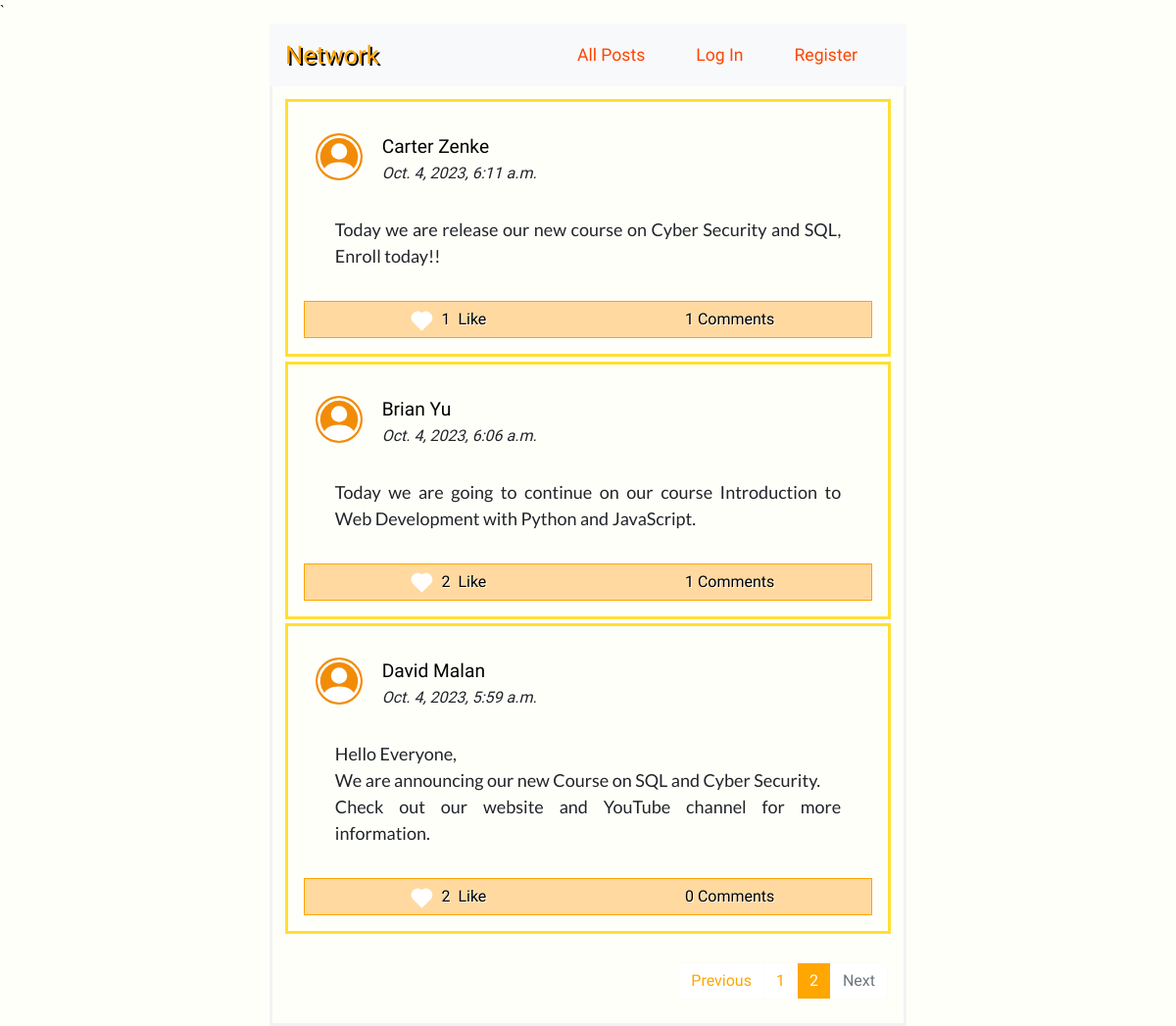
Screenshot of /?page=2 with the database file from the repository.
### network/models.py (models this page shows)
class Post(models.Model):
    user = models.ForeignKey(User, on_delete=models.CASCADE, related_name='poster')
    post = models.TextField()
    date = models.DateTimeField(auto_now_add=True)
    like = models.ManyToManyField(User, blank=True, related_name='like')
    comment = models.ManyToManyField(Comment, blank=True, related_name="post")

class User(AbstractUser):
    followers = models.ManyToManyField("self", blank=True, symmetrical=False, related_name="following")

### network/views.py (the view)
# urls.py: path("", views.index, name="index"),
def index(request):
    p = Paginator(Post.objects.all().order_by('-date'), 10)
    page = request.GET.get("page")
    posts = p.get_page(page)
    return render(request, "network/index.html", {
        "new_post": NewPost(),
        "posts": posts,
    })

### network/templates/network/index.html (shortened to what this page needs)
{% extends "network/layout.html" %}

### network/templates/network/layout.html (shortened to what this page needs)
{% load static %}
<!DOCTYPE html>
<html lang="en">
    <head>
        <link href="https://cdn.jsdelivr.net/npm/bootstrap@5.3.1/dist/css/bootstrap.min.css" rel="stylesheet">
        <link rel="stylesheet" href="https://stackpath.bootstrapcdn.com/bootstrap/4.4.1/css/bootstrap.min.css">
        <link href="{% static 'network/styles.css' %}" rel="stylesheet">
    </head>
    <body>
        <div class="network" >
        <nav class="navbar navbar-expand-lg navbar-light bg-light">
            <a class="navbar-brand" href="{% url 'index' %}">Network</a>
            <ul class="navbar-nav mr-auto nav-bar-network">
            <li class="nav-item">
              <a class="nav-link" href="{% url 'index' %}">All Posts</a>
            </li>
            {% if user.is_authenticated %}
                <li class="nav-item following">
                    <a class="nav-link" href="{% url 'following' %}">Following</a>
                </li>
                <li class="nav-item">
                    <a class="nav-link" href="{% url 'logout' %}">Log Out</a>
                </li>
            {% else %}
                <li class="nav-item">
                    <a class="nav-link" href="{% url 'login' %}">Log In</a>
                </li>
                <li class="nav-item">
                    <a class="nav-link" href="{% url 'register' %}">Register</a>
                </li>
            {% endif %}
          </ul>
        </nav>
        </div>
        <div class="body">
        <div class="main">
        <div class="middle-everything">
            {% for post in posts %}
            <div class="posts">
                <div class="username">
                    <div class="user-icon">
                    </div>
                    <div class="user-username">
                        <a  href="{% url 'profile_page' post.user %}" class="hyper-link-user">{{ post.user.first_name }} {{ post.user.last_name }} </a>
                        <div><i>{{ post.date  }}</i> </div>
                    </div>
                </div>
                <div class="post-content">
                    {{ post.post|linebreaksbr }}
                </div>
                <div class="post-info">
                    <div>
                        <div class="span-like">
                            {% if user in post.like.all %}
                                <div class="liked heart" data-post_id="{{post.id}}" data-liked="True" class="not-liked like" > </div>
                            {% else %}
                                <div class="not-liked heart" data-post_id="{{post.id}}" data-liked="False" class="not-liked like">  </div>
                            {% endif %}
                        </div> &nbsp;<span data-post_id="{{post.id}}" class="like-number numbers"> {{ post.like.all.count }} </span> &nbsp;
                        Like
                    </div>
                    <div class="comments"> <span class="numbers"> {{ post.comment.all.count }}</span>&nbsp;Comments</div>
                </div>
            </div>
            {% endfor %}
        <br>
        {% if posts.paginator.num_pages > 1  %}
        <nav aria-label="..">
            <ul class="pagination justify-content-end">
            {% if posts.has_previous%}
                <li class="page-item ">
                <a class="page-link" href="?page={{ posts.previous_page_number }}" tabindex="-1" aria-disabled="true">Previous</a>
                </li>
            {% else %}
            <li class="page-item disabled">
                <a class="page-link" href="#" tabindex="-1" aria-disabled="true">Previous</a>
                </li>
            {% endif %}
            {% for  page in posts.paginator.page_range %}
                {% if page == posts.number %}
                <li class="page-item active">
                    <a id="active" class="page-link" href="?page={{ page }}"> {{page}} </a>
                </li>
                {% elif page > posts.number|add:'-3' and page < posts.number|add:'3' %}
                <li class="page-item"><a class="page-link" href="?page={{ page }}">{{ page }}</a></li>
                {% endif %}
            {% endfor %}
                {% if posts.has_next %}
                <li class="page-item ">
                <a class="page-link" href="?page={{ posts.next_page_number }}">Next</a>
                </li>
                {% else %}
                <li class="page-item disabled">
                <a class="page-link" href="#">Next</a>
                </li>
                {% endif %}
            </ul>
            </nav>
            {% endif %}
        </div>
        </div>
        </div>
    </body>
</html>

### network/static/network/styles.css (style rules this page uses)
:root { --bg-button: rgba(255, 166, 0, 0.75); --bg-button-hover: rgb(255, 166, 0); --bg-post-hover: rgb(255, 252, 245); }
body { margin: 0; font-family: 'Gabarito', cursive; background: rgb(255, 255, 250); }
.middle-everything { width: 100%; }
.span-like { border: .001rem solid transparent; display: flex; justify-content: center; align-items: center; width: 2rem; height: 1rem; padding: 17px 1px 13px 1px; margin: 0; position: relative; border-radius: 50%; cursor: pointer; }
.heart { width: .8rem; height: .8rem; background-color: white; position: absolute; transform: rotate(45deg); transition: background-color 1s ease; }
.heart::before { content: ""; width: inherit; height: inherit; background-color: inherit; position: absolute; right: 0%; bottom: 50%; border-radius: 50%; }
.heart::after { content: ""; width: inherit; height: inherit; background-color: inherit ; position: absolute; border-radius: 50%; bottom: 0%; left: -50%; }
.not-liked { background-color: white; }
.pagination { margin-right: .5rem; }
.page-link { background-color: white; color: var(--bg-button-hover); border-color: var(--bg-post-hover) !important; }
.active > #active { background-color: var(--bg-button); border-color: var(--bg-post-hover); }
.active > #active { background-color: var(--bg-button-hover); }
@media only screen and (min-width: 600px) { .network { justify-content: center; position: sticky; z-index: 333; top: 0; right: 0; margin: 0; width: auto; margin: auto; min-width: 600px; max-width: 650px; } }
@media only screen and (min-width: 600px) { .navbar > a { color: orange !important; text-shadow: 2px 2px black; font-size: 1.6rem; } }
@media only screen and (min-width: 600px) { .nav-bar-network > li > a { color: orangered !important; font-size: 1.1rem; } }
@media only screen and (min-width: 600px) { .nav-bar-network > li { border: 2px solid transparent; padding: 0 .5rem; transition: border-radius, 300ms ease-in; } }
@media only screen and (min-width: 600px) { .navbar { display: flex; justify-content: space-between; } }
@media only screen and (min-width: 600px) { .navbar > * { margin: 0 !important; } }
@media only screen and (min-width: 600px) { .nav-bar-network { display: grid; grid-template-columns: auto auto auto auto ; column-gap: 1rem; } }
@media only screen and (min-width: 600px) { .main { display: flex; justify-content: center; align-items: center; width: 100%; } }
@media only screen and (min-width: 600px) { .middle-everything { max-width: 650px; padding: .5rem; border: .2rem solid #f2f2f2; border-top: none; } }
@media only screen and (min-width: 600px) { .user-icon { width: 5rem; padding: 1rem 0.5rem; } }
@media only screen and (min-width: 600px) { .user-icon > svg { width: 3rem; } }
@media only screen and (min-width: 600px) { .posts { border: 0.2rem solid rgba(255, 217, 0, 0.8); padding: 1rem; margin: 0.3rem; transition: background-color, box-shadow, border-color 200ms linear; } }
@media only screen and (min-width: 600px) { .user-username { width: 100%; padding: 1rem .5rem; } }
@media only screen and (min-width: 600px) { .post-content { padding: 1rem 2rem 2rem 2rem; text-align: justify; font-family: 'Lato', sans-serif; font-size: 18px; } }
.user-icon { display: flex; justify-content: center; }
.user-icon > svg { color: rgb(255, 255, 255); padding: 2px; background-color: rgb(242, 140, 7); border-radius: 50%; height: fit-content; text-align: center; }
.username { display: flex; position: relative; }
.hyper-link-user { text-decoration: none; color: black; font-weight: 500; font-size: 1.2rem; transition: text-decoration 1s ease-in; }
.post-info { display: flex; justify-content: space-evenly; border: 1px solid orange; background-color: rgb(255, 217, 159); font-family: 'Gabarito', cursive; }
.post-info > div { display: flex; justify-content: center; align-items: center ; text-align: center; border: 2px solid transparent; color: black; width: 100%; text-shadow: 1px 1px white; transition: background-color,text-shadow, color, 300ms ease-out; }

### rows the page displays
Post: user.first_name "Carter", user.last_name "Zenke", date "Oct. 4, 2023, 6:11 a.m.", post "Today we are release our new course on Cyber Security and SQL, Enroll today!!", like.all.count "1", comment.all.count "1"
Post: user.first_name "Brian", user.last_name "Yu", date "Oct. 4, 2023, 6:06 a.m.", post "Today we are going to continue on our course Introduction to Web Development with Python and JavaScript.", like.all.count "2", comment.all.count "1"
Post: user.first_name "David", user.last_name "Malan", date "Oct. 4, 2023, 5:59 a.m.", post "Hello Everyone, We are announcing our new Course on SQL and Cyber Security. Check out our website and YouTube channel for more information.", like.all.count "2", comment.all.count "0"

### other values shown
{{ page }} "1"
{{ page }} "2"
